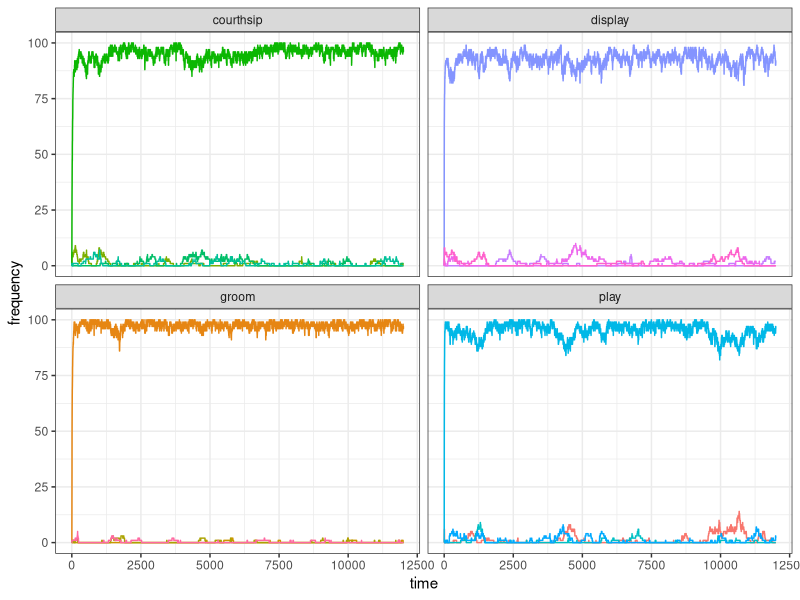
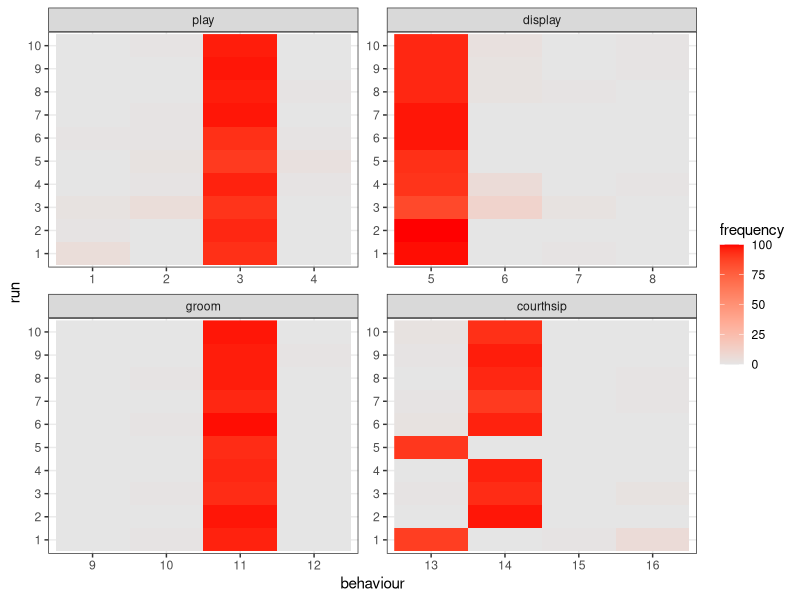
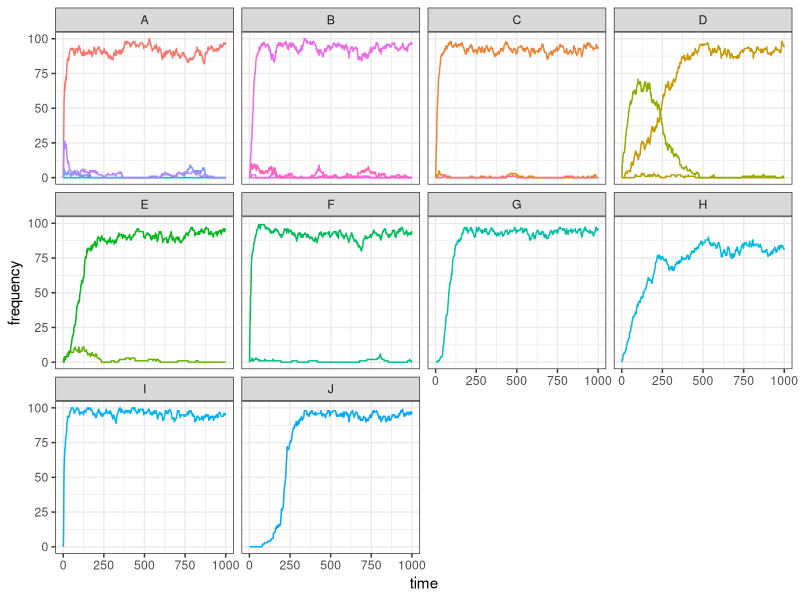

Generate these figures, in order, with R: (Note: a time limit stopped this script after it produced the figures.)
library(tidyverse)

#
# set_oranzees_environment()
# function commons to all the tests
#

set_oranzees_environment <- function() {
  list_pop <- c("Uossob", "Iat Forest", "Ebmog", "Elaham", "Elabik", "Ognodub")
  output <- tibble(
    population = rep(list_pop, each = 38),
    behaviour = as.factor(rep(1:38, 6)),
    type = rep(c(rep("social", 16), rep("food-related", 22)), 6),
    category = rep(c(
      rep("play", 4), rep("display", 4), rep("groom", 4), rep("courthsip", 4),
      "A", "A", "A", "A", "B", "B", "B", "B", "C", "C", "C", "D", "D", "D", "E", "E", "F", "F", "G", "H", "I", "J"
    ), 6),
    nutrient = rep(c(rep(NA, 16), "Y", "Y", "Y", "Y", "Z", "Z", "Z", "Z", "Y", "Y", "Y", "Z", "Z", "Z", "Y", "Y", "Z", "Z", "Y", "Z", "Y", "Z"), 6),
    p_g = rep(NA, 38 * 6),
    p_e = rep(NA, 38 * 6)
  )

  env_or_x <- c(220, 230, 700, 705, 710, 750)
  env_or_y <- c(660, 610, 450, 430, 510, 550)

  # genetic predispositions:
  x_g <- sample(1:1000, 38)
  y_g <- sample(1:1000, 38)

  # ecological availability:
  x_e <- sample(1:1000, 38)
  y_e <- sample(1:1000, 38)

  for (i in 1:6) {
    for (behav in 1:38) {
      output[output$population == list_pop[i] & output$behaviour == behav, ]$p_g <- 1 - sqrt((x_g[behav] - env_or_x[i])^2 + (y_g[behav] - env_or_y[i])^2) / 1000

      if (behav > 16) { # only for food-related behaviours:
        output[output$population == list_pop[i] & output$behaviour == behav, ]$p_e <- 1 - sqrt((x_e[behav] - env_or_x[i])^2 + (y_e[behav] - env_or_y[i])^2) / 500
      }
    }
  }

  # replace negative values with 0s:
  if (dim(output[output$p_g < 0, ])[1] > 0) {
    output[output$p_g < 0, ]$p_g <- 0
  }
  if (dim(output[output$p_e < 0 & !is.na(output$p_e), ])[1] > 0) {
    output[output$p_e < 0 & !is.na(output$p_e), ]$p_e <- 0
  }

  # return the tibble:
  output
}

#############################################################################
#
# TEST FOR ONE RUN (only social behaviours)
#

test_oranzees1 <- function(t_max) {
  oranzees_environment <- set_oranzees_environment()
  test_environment <- oranzees_environment %>%
    filter(population == "Uossob")

  N <- 100

  pop <- matrix(c(rep(0, 38 * N), sample(1:300, N, replace = TRUE)), nrow = N, byrow = FALSE)

  output <- matrix(nrow = t_max, ncol = 16)

  for (t in 1:t_max) {
    output[t, ] <- colSums(pop[, 1:16])
    # demographic bit:
    pop[, 39] <- pop[, 39] + 1
    pop[pop[, 39] >= 720, ] <- 0
    old <- which(pop[, 39] > 300)
    dead <- sample(c(TRUE, FALSE), length(old), prob = c(.01, .99), replace = TRUE)
    pop[old[dead], ] <- 0
    # innovation bit:
    for (i in 1:N) {
      state <- ((sum(pop[i, 1:4]) >= 1) + (sum(pop[i, 5:8]) >= 1) + (sum(pop[i, 9:12]) >= 1) + (sum(pop[i, 13:16]) >= 1)) / 4
      p_state <- rnorm(1, mean = 1 - state, sd = 0.05)
      if (runif(1) < p_state) {
        p_peering <- rnorm(16, mean = colSums(pop[, 1:16]), sd = 1)
        p_peering[p_peering < 0] <- 0
        innovation_i <- sample(1:16, 1, prob = p_peering)
        if (runif(1) < test_environment$p_g[innovation_i]) {
          if (innovation_i <= 4) {
            pop[i, 1:4] <- 0
            pop[i, innovation_i] <- 1
          } else if (innovation_i > 4 & innovation_i <= 8) {
            pop[i, 5:8] <- 0
            pop[i, innovation_i] <- 1
          } else if (innovation_i > 8 & innovation_i <= 12) {
            pop[i, 9:12] <- 0
            pop[i, innovation_i] <- 1
          } else {
            pop[i, 13:16] <- 0
            pop[i, innovation_i] <- 1
          }
        }
      }
    }
  }
  output
}

t_max <- 12000
my_test <- test_oranzees1(t_max)

# PLOT

my_test <- gather(as_tibble(my_test), 1:16, key = "behaviour", value = "frequency")
data_to_plot <- tibble(
  behaviour = my_test$behaviour,
  frequency = my_test$frequency,
  time = rep(1:t_max, 16),
  category = c(rep("play", t_max * 4), rep("display", t_max * 4), rep("groom", t_max * 4), rep("courthsip", t_max * 4))
)

ggplot(data = data_to_plot) +
  geom_line(aes(x = time, y = frequency, color = behaviour)) +
  facet_wrap(~category) +
  theme_bw() +
  theme(legend.position = "none")

#############################################################################
#
# TEST FOR MULTIPLE RUNS WITH SAME INITIALISATION (only social behaviours)
#

test_oranzees2 <- function(t_max) {
  N <- 100
  pop <- matrix(c(rep(0, 38 * N), sample(1:300, N, replace = TRUE)), nrow = N, byrow = FALSE)

  for (t in 1:t_max) {

    # demographic bit:

    pop[, 39] <- pop[, 39] + 1
    pop[pop[, 39] >= 720, ] <- 0
    old <- which(pop[, 39] > 300)
    dead <- sample(c(TRUE, FALSE), length(old), prob = c(.01, .99), replace = TRUE)
    pop[old[dead], ] <- 0
    # innovation bit:
    for (i in 1:N) {
      state <- ((sum(pop[i, 1:4]) >= 1) + (sum(pop[i, 5:8]) >= 1) + (sum(pop[i, 9:12]) >= 1) + (sum(pop[i, 13:16]) >= 1)) / 4
      p_state <- rnorm(1, mean = 1 - state, sd = 0.05)
      if (runif(1) < p_state) {
        p_peering <- rnorm(16, mean = colSums(pop[, 1:16]))
        p_peering[p_peering < 0] <- 0
        innovation_i <- sample(1:16, 1, prob = p_peering)
        if (runif(1) < test_environment$p_g[innovation_i]) {
          if (innovation_i <= 4) {
            pop[i, 1:4] <- 0
            pop[i, innovation_i] <- 1
          } else if (innovation_i > 4 & innovation_i <= 8) {
            pop[i, 5:8] <- 0
            pop[i, innovation_i] <- 1
          } else if (innovation_i > 8 & innovation_i <= 12) {
            pop[i, 9:12] <- 0
            pop[i, innovation_i] <- 1
          } else {
            pop[i, 13:16] <- 0
            pop[i, innovation_i] <- 1
          }
        }
      }
    }
  }
  output <- colSums(pop[, 1:16])
}


oranzees_environment <- set_oranzees_environment()
test_environment <- oranzees_environment %>%
  filter(population == "Uossob")

n_run <- 10
t_max <- 12000
gene_test1 <- matrix(nrow = n_run, ncol = 16)
for (run in 1:n_run) {
  gene_test1[run, ] <- test_oranzees2(t_max)
}

write(t(gene_test1), file = "output/social_test1.csv", ncolumns = 16)
write(test_environment$p_g[1:16], file = "output/social_test1_p_g.csv", ncolumns = 1)

# PLOT:
library(reshape2)
results <- as.matrix(read.table("output/gene_test1.csv"))
colnames(results) <- 1:16

as_tibble(melt(results, varnames = c("run", "behaviour"), value.name = "frequency")) %>%
  mutate(run = as_factor(run), behaviour = as_factor(behaviour)) %>%
  add_column(category = as_factor(c(rep("play", 40), rep("display", 40), rep("groom", 40), rep("courthsip", 40)))) %>%
  ggplot() +
  geom_raster(aes(x = behaviour, y = run, fill = frequency)) +
  facet_wrap(~category, scales = "free") +
  scale_fill_gradient(low = "grey90", high = "red") +
  theme_bw()

#############################################################################
#
# TEST FOR ONE RUN (only food behaviours)
#

test_oranzees3 <- function(t_max) {
  oranzees_environment <- set_oranzees_environment()
  test_environment <- oranzees_environment %>%
    filter(population == "Uossob")

  N <- 100

  pop <- matrix(c(rep(0, 38 * N), sample(1:300, N, replace = TRUE)), nrow = N, byrow = FALSE)

  output <- matrix(nrow = t_max, ncol = 22)

  for (t in 1:t_max) {
    # demographic bit:
    output[t, ] <- colSums(pop[, 17:38])
    pop[, 39] <- pop[, 39] + 1
    pop[pop[, 39] >= 720, ] <- 0
    old <- which(pop[, 39] > 300)
    dead <- sample(c(TRUE, FALSE), length(old), prob = c(.01, .99), replace = TRUE)
    pop[old[dead], ] <- 0
    # innovation bit:
    for (i in 1:N) {
      food_behaviours <- which(pop[i, 17:38] > 0) + 16
      if (length(food_behaviours) > 1) {
        amount <- test_environment$p_e[food_behaviours]
        nutrients <- test_environment$nutrient[food_behaviours]
        if (length(unique(nutrients)) > 1) {
          state <- ((1 - abs(sum(amount[nutrients == "Y"]) - sum(amount[nutrients == "Z"])) / 5) + sum(amount) / 10) / 2
        } else {
          state <- 0
        }
      } else {
        state <- 0
      }
      p_state <- rnorm(1, mean = 1 - state, sd = .05)
      if (runif(1) < p_state) {
        p_peering <- rnorm(22, mean = colSums(pop[, 17:38]), sd = 1)
        p_peering[p_peering < 0] <- 0
        innovation_i <- sample(17:38, 1, prob = p_peering)
        if (runif(1) < test_environment$p_g[innovation_i]) {
          if (innovation_i <= 20) {
            pop[i, 17:20] <- 0
            pop[i, innovation_i] <- 1
          } else if (innovation_i > 20 & innovation_i <= 24) {
            pop[i, 21:24] <- 0
            pop[i, innovation_i] <- 1
          } else if (innovation_i > 24 & innovation_i <= 27) {
            pop[i, 25:27] <- 0
            pop[i, innovation_i] <- 1
          } else if (innovation_i > 27 & innovation_i <= 30) {
            pop[i, 28:30] <- 0
            pop[i, innovation_i] <- 1
          } else if (innovation_i > 30 & innovation_i <= 32) {
            pop[i, 31:32] <- 0
            pop[i, innovation_i] <- 1
          } else if (innovation_i > 32 & innovation_i <= 34) {
            pop[i, 33:34] <- 0
            pop[i, innovation_i] <- 1
          } else {
            pop[i, innovation_i] <- 1
          }
        }
      }
    }
  }
  output
}

t_max <- 1000
my_test <- test_oranzees3(t_max)

# PLOT

my_test <- gather(as_tibble(my_test), 1:22, key = "behaviour", value = "frequency")
data_to_plot <- tibble(
  behaviour = my_test$behaviour,
  frequency = my_test$frequency,
  time = rep(1:t_max, 22),
  category = as_factor(c(
    rep("A", t_max * 4), rep("B", t_max * 4), rep("C", t_max * 3), rep("D", t_max * 3),
    rep("E", t_max * 2), rep("F", t_max * 2), rep("G", t_max), rep("H", t_max),
    rep("I", t_max), rep("J", t_max)
  ))
)

ggplot(data = data_to_plot) +
  geom_line(aes(x = time, y = frequency, color = behaviour)) +
  facet_wrap(~category) +
  theme_bw() +
  theme(legend.position = "none")

#############################################################################
#
# TEST FOR MULTIPLE RUNS WITH SAME INITIALISATION (only food behaviours)
#

test_oranzees4 <- function(t_max) {
  N <- 100

  pop <- matrix(c(rep(0, 38 * N), sample(1:300, N, replace = TRUE)), nrow = N, byrow = FALSE)

  for (t in 1:t_max) {
    # demographic bit:
    pop[, 39] <- pop[, 39] + 1
    pop[pop[, 39] >= 720, ] <- 0
    old <- which(pop[, 39] > 300)
    dead <- sample(c(TRUE, FALSE), length(old), prob = c(.01, .99), replace = TRUE)
    pop[old[dead], ] <- 0
    # innovation bit:
    for (i in 1:N) {
      food_behaviours <- which(pop[i, 17:38] > 0) + 16
      if (length(food_behaviours) > 1) {
        amount <- test_environment$p_e[food_behaviours]
        nutrients <- test_environment$nutrient[food_behaviours]
        if (length(unique(nutrients)) > 1) {
          state <- ((1 - abs(sum(amount[nutrients == "Y"]) - sum(amount[nutrients == "Z"])) / 5) + sum(amount) / 10) / 2
        } else {
          state <- 0
        }
      } else {
        state <- 0
      }
      p_state <- rnorm(1, mean = 1 - state, sd = .05)
      if (runif(1) < p_state) {
        p_peering <- rnorm(22, mean = colSums(pop[, 17:38]), sd = 1)
        p_peering[p_peering < 0] <- 0
        innovation_i <- sample(17:38, 1, prob = p_peering)
        if (runif(1) < test_environment$p_g[innovation_i]) {
          if (innovation_i <= 20) {
            pop[i, 17:20] <- 0
            pop[i, innovation_i] <- 1
          } else if (innovation_i > 20 & innovation_i <= 24) {
            pop[i, 21:24] <- 0
            pop[i, innovation_i] <- 1
          } else if (innovation_i > 24 & innovation_i <= 27) {
            pop[i, 25:27] <- 0
            pop[i, innovation_i] <- 1
          } else if (innovation_i > 27 & innovation_i <= 30) {
            pop[i, 28:30] <- 0
            pop[i, innovation_i] <- 1
          } else if (innovation_i > 30 & innovation_i <= 32) {
            pop[i, 31:32] <- 0
            pop[i, innovation_i] <- 1
          } else if (innovation_i > 32 & innovation_i <= 34) {
            pop[i, 33:34] <- 0
            pop[i, innovation_i] <- 1
          } else {
            pop[i, innovation_i] <- 1
          }
        }
      }
    }
  }
  output <- colSums(pop[, 17:38])
}

oranzees_environment <- set_oranzees_environment()
test_environment <- oranzees_environment %>%
  filter(population == "Uossob")

n_run <- 10
t_max <- 12000
food_test1 <- matrix(nrow = n_run, ncol = 22)
for (run in 1:n_run) {
  food_test1[run, ] <- test_oranzees4(t_max)
  print(run)
}
write(t(food_test1), file = "output/food_test5.csv", ncolumns = 22)
write(test_environment$p_g[17:38], file = "output/food_test5_p_g.csv", ncolumns = 1)
write(test_environment$p_e[17:38], file = "output/food_test5_p_e.csv", ncolumns = 1)


# PLOT:

library(reshape2)
results <- as.matrix(read.table("output/food_test5.csv"))
colnames(results) <- 17:38

as_tibble(melt(results, varnames = c("run", "behaviour"), value.name = "frequency")) %>%
  mutate(run = as_factor(run), behaviour = as_factor(behaviour)) %>%
  add_column(category = as_factor(c(
    rep("A", 40), rep("B", 40), rep("C", 30), rep("D", 30),
    rep("E", 20), rep("F", 20), rep("G", 10), rep("H", 10),
    rep("I", 10), rep("J", 10)
  ))) %>%
  ggplot() +
  geom_raster(aes(x = behaviour, y = run, fill = frequency)) +
  facet_wrap(~category, scales = "free") +
  scale_fill_gradient(low = "grey90", high = "red") +
  theme_bw()





###### SANDBOX #########

oranzees_environment <- set_oranzees_environment()
test_environment <- oranzees_environment %>%
  filter(population == "Uossob")

N <- 100
pop <- matrix(c(rep(0, 38 * N), sample(1:300, N, replace = TRUE)), nrow = N, byrow = FALSE)

output <- matrix(nrow = t_max, ncol = 22)
output_state <- rep(NA, t_max)

for (t in 1:t_max) {
  output_state_t <- 0
  # demographic bit:
  output[t, ] <- colSums(pop[, 17:38])
  pop[, 39] <- pop[, 39] + 1
  pop[pop[, 39] >= 720, ] <- 0
  old <- which(pop[, 39] > 300)
  dead <- sample(c(TRUE, FALSE), length(old), prob = c(.01, .99), replace = TRUE)
  pop[old[dead], ] <- 0
  # innovation bit:
  for (i in 1:N) {
    food_behaviours <- which(pop[i, 17:38] > 0) + 16
    if (length(food_behaviours) > 1) {
      amount <- test_environment$p_e[food_behaviours]
      nutrients <- test_environment$nutrient[food_behaviours]
      if (length(unique(nutrients)) > 1) {
       #           state <- ((1 - abs(sum(amount[nutrients == "Y"]) - sum(amount[nutrients == "Z"])) / 5) + sum(amount) / 10) / 2
          state <- 1 - abs(sum(amount[nutrients == "Y"]) - sum(amount[nutrients == "Z"])) / 5
      } else {
        state <- 0
      }
    } else {
      state <- 0
    }
    p_state <- rnorm(1, mean = 1 - state, sd = .05)
    output_state_t <- output_state_t + state
    if (runif(1) < p_state) {
      p_peering <- rnorm(22, mean = colSums(pop[, 17:38]), sd = 1)
      p_peering[p_peering < 0] <- 0
      innovation_i <- sample(17:38, 1, prob = p_peering)
      if (runif(1) < test_environment$p_g[innovation_i]) {
        if (innovation_i <= 20) {
          pop[i, 17:20] <- 0
          pop[i, innovation_i] <- 1
        } else if (innovation_i > 20 & innovation_i <= 24) {
          pop[i, 21:24] <- 0
          pop[i, innovation_i] <- 1
        } else if (innovation_i > 24 & innovation_i <= 27) {
          pop[i, 25:27] <- 0
          pop[i, innovation_i] <- 1
        } else if (innovation_i > 27 & innovation_i <= 30) {
          pop[i, 28:30] <- 0
          pop[i, innovation_i] <- 1
        } else if (innovation_i > 30 & innovation_i <= 32) {
          pop[i, 31:32] <- 0
          pop[i, innovation_i] <- 1
        } else if (innovation_i > 32 & innovation_i <= 34) {
          pop[i, 33:34] <- 0
          pop[i, innovation_i] <- 1
        } else {
          pop[i, innovation_i] <- 1
        }
      }
    }
  }
  output_state[t] <- output_state_t / N
}


my_test <- gather(as_tibble(output), 1:22, key = "behaviour", value = "frequency")
data_to_plot <- tibble(
  behaviour = my_test$behaviour,
  frequency = my_test$frequency,
  time = rep(1:t_max, 22),
  category = as_factor(c(
    rep("A", t_max * 4), rep("B", t_max * 4), rep("C", t_max * 3), rep("D", t_max * 3),
    rep("E", t_max * 2), rep("F", t_max * 2), rep("G", t_max), rep("H", t_max),
    rep("I", t_max), rep("J", t_max)
  ))
)

ggplot(data = data_to_plot) +
  geom_line(aes(x = time, y = frequency, color = behaviour)) +
  facet_wrap(~category) +
  theme_bw() +
  theme(legend.position = "none")
